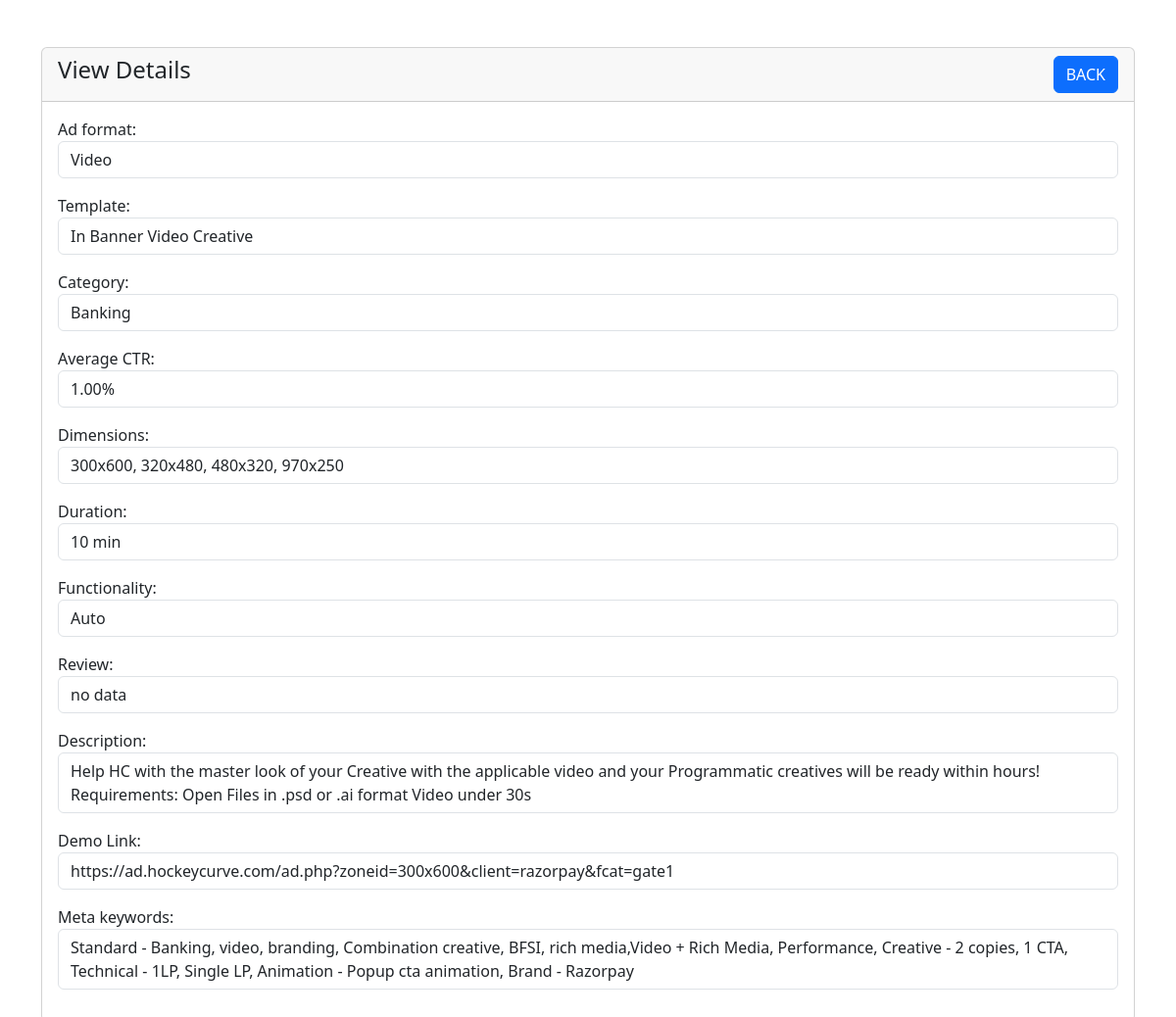
Screenshot of /data_view.php?id=1 with the database file from the repository.
### tables this page shows
CREATE TABLE `present` (
  `id` int(11) NOT NULL,
  `ad_format` varchar(255) NOT NULL,
  `template` varchar(255) NOT NULL,
  `category` varchar(255) NOT NULL,
  `average_ctr` varchar(255) NOT NULL,
  `dimensions` varchar(255) NOT NULL,
  `duration` varchar(255) NOT NULL,
  `functionality` varchar(255) NOT NULL,
  `reviews` longtext NOT NULL,
  `description` longtext NOT NULL,
  `demo_link` varchar(255) NOT NULL,
  `meta_keywords` longtext NOT NULL
);

### data_view.php (the view)
<?php
require 'dbcon.php';
?>
<?php require('header.php'); ?>
<div class="container mt-5">
    <div class="row">
        <div class="col-md-12">
            <div class="card">
                <div class="card-header">
                    <h4>View Details
                        <a href="index.php"" class=" btn btn-primary float-end">BACK</a>
                    </h4>
                </div>
                <div class="card-body">
                    <?php
                    if (isset($_GET['id'])) {
                        $presentation_id = mysqli_real_escape_string($con, $_GET['id']);
                        $query = "SELECT * FROM present WHERE id='$presentation_id' ";
                        $query_run = mysqli_query($con, $query);
                        if (mysqli_num_rows($query_run) > 0) {
                            $presentation = mysqli_fetch_array($query_run);
                            ?>
                            <div class="mb-3">
                                <label for="name">Ad format:</label>
                                <p class="form-control">
                                    <?= $presentation['ad_format']; ?>
                                </p>
                            </div>
                            <div class="mb-3">
                                <label for="email">Template:</label>
                                <p class="form-control">
                                    <?= $presentation['template']; ?>
                                </p>
                            </div>
                            <div class="mb-3">
                                <label for="phone">Category:</label>
                                <p class="form-control">
                                    <?= $presentation['category']; ?>
                                </p>
                            </div>
                            <div class="mb-3">
                                <label for="course">Average CTR:</label>
                                <p class="form-control">
                                    <?= $presentation['average_ctr']; ?>
                                </p>
                            </div>
                            <div class="mb-3">
                                <label for="course">Dimensions:</label>
                                <p class="form-control">
                                    <?= $presentation['dimensions']; ?>
                                </p>
                            </div>
                            <div class="mb-3">
                                <label for="course">Duration:</label>
                                <p class="form-control">
                                    <?= $presentation['duration']; ?>
                                </p>
                            </div>
                            <div class="mb-3">
                                <label for="course">Functionality:</label>
                                <p class="form-control">
                                    <?= $presentation['functionality']; ?>
                                </p>
                            </div>
                            <div class="mb-3">
                                <label for="course">Review:</label>
                                <p class="form-control">
                                    <?= $presentation['reviews']; ?>
                                </p>
                            </div>
                            <div class="mb-3">
                                <label for="course">Description:</label>
                                <p class="form-control">
                                    <?= $presentation['description']; ?>
                                </p>
                            </div>
                            <div class="mb-3">
                                <label for="course">Demo Link:</label>
                                <p class="form-control">
                                    <?= $presentation['demo_link']; ?>
                                </p>
                            </div>
                            <div class="mb-3">
                                <label for="course">Meta keywords:</label>
                                <p class="form-control">
                                    <?= $presentation['meta_keywords']; ?>
                                </p>
                            </div>
                            <?php
                        } else {
                            echo "<h4>No such Id Found</h4>";
                        }
                    }
                    ?>
                </div>
            </div>
        </div>
    </div>
</div>
<?php require('footer.php'); ?>

### header.php (shortened to what this page needs)
<!doctype html>
<html lang="en">
<head>
    <link href="https://cdn.jsdelivr.net/npm/bootstrap@5.3.0-alpha3/dist/css/bootstrap.min.css" rel="stylesheet"
>
</head>
<body>

### footer.php (shortened to what this page needs)
</body>
</html>

### rows the page displays
present: ad_format "Video", template "In Banner Video Creative", category "Banking", average_ctr "1.00%", dimensions "300x600, 320x480, 480x320, 970x250", duration "10 min", functionality "Auto", reviews "no data", description "Help HC with the master look of your Creative with the applicable video and your Programmatic creatives will be ready within hours! Requirements: Open Files in .psd or .ai format Video under 30s", demo_link "https://ad.hockeycurve.com/ad.php?zoneid=300x600&client=razorpay&fcat=gate1", meta_keywords "Standard - Banking, video, branding, Combination creative, BFSI, rich media,Video + Rich Media, Performance, Creative - 2 copies, 1 CTA, Technical - 1LP, Single LP, Animation - Popup cta animation, Brand - Razorpay"
